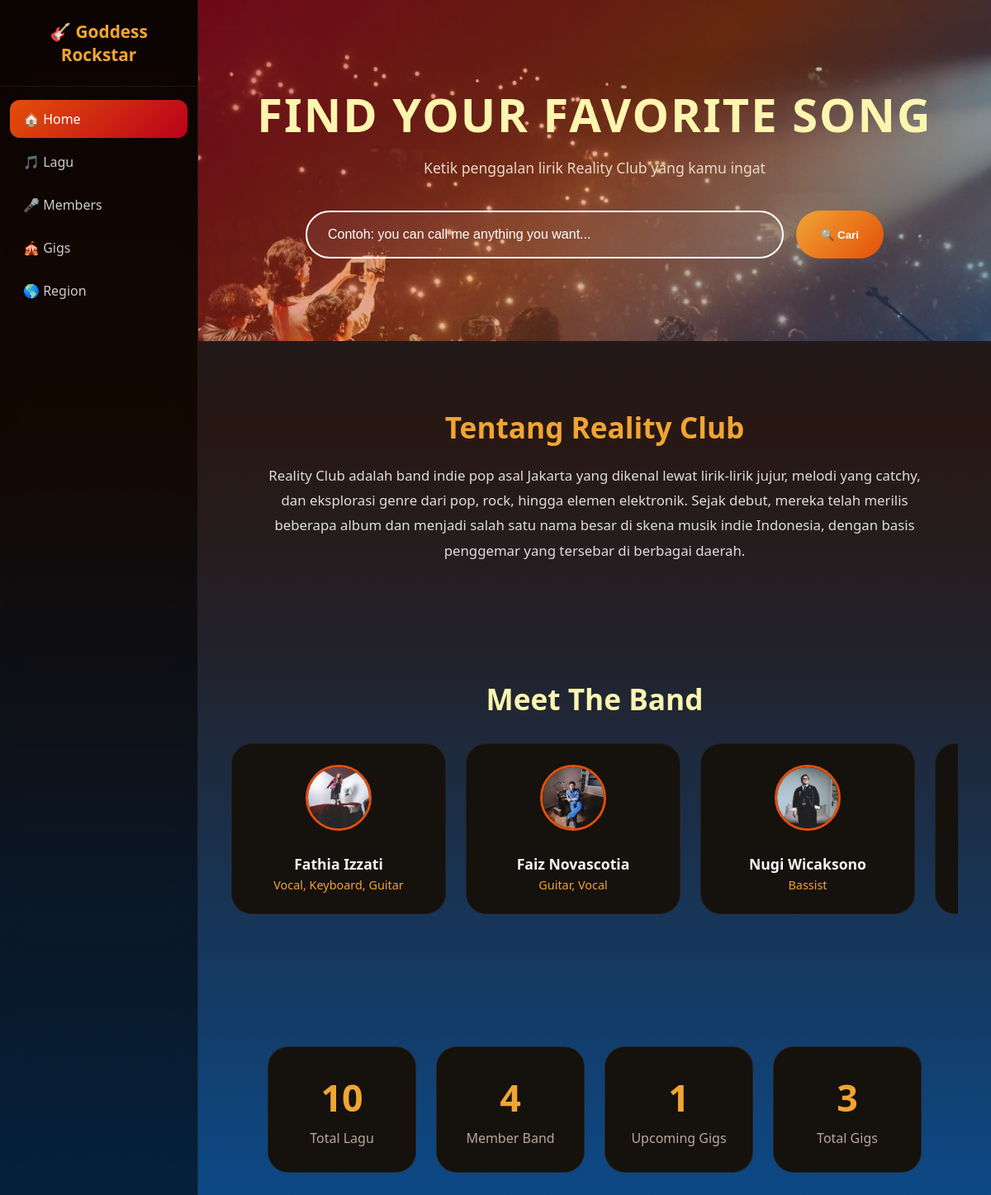
The page / on the database its author committed.
### tables this page shows
CREATE TABLE `members` (
  `id_member` int(11) NOT NULL,
  `nama` varchar(100) NOT NULL,
  `role` varchar(50) NOT NULL,
  `bio` text DEFAULT NULL,
  `foto_url` varchar(255) DEFAULT NULL
);

### index.php (the view, shortened to what this page needs)
<?php include 'koneksi.php'; ?>
<!DOCTYPE html>
<html lang="id">
<head>
    <link rel="stylesheet" href="style.css">
</head>
<body>
<div class="layout">
    <aside class="sidebar">
        <div class="sidebar-brand">🎸 Goddess<br>Rockstar</div>
        <nav class="sidebar-nav">
            <a href="index.php" class="active">🏠 Home</a>
            <a href="lagu.php">🎵 Lagu</a>
            <a href="members.php">🎤 Members</a>
            <a href="gigs.php">🎪 Gigs</a>
            <a href="region.php">🌎 Region</a>
        </nav>
    </aside>
    <main class="main-content">
        <div class="hero">
            <h1>Find Your Favorite Song</h1>
            <p>Ketik penggalan lirik Reality Club yang kamu ingat</p>
            <form method="GET" action="lagu.php" class="search-form">
                <input type="text" name="keyword" placeholder="Contoh: you can call me anything you want...">
                <button type="submit">🔍 Cari</button>
            </form>
        </div>
        <div class="about-band">
            <h2>Tentang Reality Club</h2>
            <p>
                Reality Club adalah band indie pop asal Jakarta yang dikenal lewat lirik-lirik jujur,
                melodi yang catchy, dan eksplorasi genre dari pop, rock, hingga elemen elektronik.
                Sejak debut, mereka telah merilis beberapa album dan menjadi salah satu nama besar
                di skena musik indie Indonesia, dengan basis penggemar yang tersebar di berbagai daerah.
            </p>
        </div>
        <div class="showcase">
    <h2>Meet The Band</h2>
    <div class="showcase-scroll">
        <?php
            $members = mysqli_fetch_all(mysqli_query($conn, "SELECT * FROM members"), MYSQLI_ASSOC);
            foreach ($members as $m):
        ?>
        <div class="showcase-card">
            <div class="showcase-avatar">
                <?php if (!empty($m['foto_url'])): ?>
                    <img src="<?= htmlspecialchars($m['foto_url']) ?>" alt="<?= htmlspecialchars($m['nama']) ?>">
                <?php else: ?>
                    🎵
                <?php endif; ?>
            </div>
            <div class="showcase-name"><?= htmlspecialchars($m['nama']) ?></div>
            <div class="showcase-role"><?= htmlspecialchars($m['role']) ?></div>
        </div>
        <?php endforeach; ?>
    </div>
</div>
        <?php
            $total_lagu    = mysqli_fetch_row(mysqli_query($conn, "SELECT COUNT(*) FROM lagu"))[0];
            $total_member  = mysqli_fetch_row(mysqli_query($conn, "SELECT COUNT(*) FROM members"))[0];
            $total_gigs    = mysqli_fetch_row(mysqli_query($conn, "SELECT COUNT(*) FROM gigs"))[0];
            $upcoming_gigs = mysqli_fetch_row(mysqli_query($conn, "SELECT COUNT(*) FROM gigs WHERE status='upcoming'"))[0];
        ?>
        <div class="stats">
            <div class="stat-card">
                <div class="stat-number"><?= $total_lagu ?></div>
                <div class="stat-label">Total Lagu</div>
            </div>
            <div class="stat-card">
                <div class="stat-number"><?= $total_member ?></div>
                <div class="stat-label">Member Band</div>
            </div>
            <div class="stat-card">
                <div class="stat-number"><?= $upcoming_gigs ?></div>
                <div class="stat-label">Upcoming Gigs</div>
            </div>
            <div class="stat-card">
                <div class="stat-number"><?= $total_gigs ?></div>
                <div class="stat-label">Total Gigs</div>
            </div>
        </div>
    </main>
</div>
</body>
</html>

### style.css (style rules this page uses)
:root { --cream:#FCF5AF; --yellow:#F0A533; --orange:#E44F0A; --red:#BA011A; --blue:#0B4B8B; --black:#000000; --card:#15110d; --card2:#1d1712; --text:#f5f5f5; --muted:#b8a99a; --sidebar-w:240px; }
* { margin:0; padding:0; box-sizing:border-box; }
html { scroll-behavior:smooth; }
body { font-family:'Segoe UI',sans-serif; color:var(--text); min-height:100vh; overflow-x:hidden; background: linear-gradient(180deg, #1a0a05 0%, #2b1206 35%, #0B4B8B 100%); }
.layout { display:flex; min-height:100vh; }
.sidebar { width:var(--sidebar-w); flex-shrink:0; background:rgba(0,0,0,.55); backdrop-filter:blur(12px); border-right:1px solid rgba(255,255,255,.08); padding:24px 0; position:fixed; top:0; left:0; bottom:0; display:flex; flex-direction:column; }
.sidebar-brand { font-size:1.3rem; font-weight:800; color:var(--yellow); text-align:center; padding:0 16px 24px; border-bottom:1px solid rgba(255,255,255,.08); margin-bottom:16px; }
.sidebar-nav { display:flex; flex-direction:column; gap:6px; padding:0 12px; }
.sidebar-nav a { color:#ccc; text-decoration:none; padding:12px 16px; border-radius:12px; font-weight:500; transition:.25s; }
.sidebar-nav a.active { background:linear-gradient(135deg, var(--orange), var(--red)); color:#fff; }
.main-content { margin-left:var(--sidebar-w); width:100%; }
.hero { padding:100px 40px; text-align:center; position:relative; background-image: linear-gradient( 135deg, rgba(186,1,26,.55), rgba(228,79,10,.4), rgba(11,75,139,.55) ), url('image/group/reality_club_band.jpg'); background-size: cover; background-repeat: no-repeat; background-position-x: 10%; background-position-y: center; }
.hero h1 { font-size:3.5rem; font-weight:900; color:var(--cream); margin-bottom:15px; text-transform:uppercase; letter-spacing:2px; }
.hero p { color:#e9d9c8; font-size:1.1rem; margin-bottom:40px; }
.search-form { max-width:700px; margin:auto; display:flex; gap:15px; }
.search-form input { flex:1; background:rgba(255,255,255,.06); border:2px solid rgb(255, 255, 255); border-radius:999px; padding:18px 25px; color:rgb(255, 255, 255); font-size:1rem; transition:.3s; }
.search-form button { border:none; border-radius:999px; padding:0 30px; background:linear-gradient(135deg, var(--yellow), var(--orange)); color:rgb(255, 255, 255); font-weight:bold; cursor:pointer; transition:.3s; }
.search-form input::placeholder { color: #ffffff; opacity: 1; }
.about-band { padding:80px 40px; background:linear-gradient(180deg, rgba(11,75,139,.15), transparent); text-align:center; }
.about-band h2 { font-size:2.2rem; color:var(--yellow); margin-bottom:20px; }
.about-band p { max-width:800px; margin:0 auto; color:#ddd; line-height:1.8; font-size:1.05rem; }
.showcase { padding:60px 40px 80px; }
.showcase h2 { font-size:2.2rem; color:var(--cream); margin-bottom:30px; text-align:center; }
.showcase-scroll { display:flex; gap:24px; overflow-x:auto; padding-bottom:20px; scroll-snap-type:x mandatory; }
.showcase-card { flex:0 0 260px; scroll-snap-align:start; background:var(--card); border-radius:25px; padding:25px; text-align:center; border:1px solid rgba(255,255,255,.06); transition:.35s; }
.showcase-avatar { font-size:3.5rem; margin-bottom:12px; }
.showcase-name { font-weight:700; font-size:1.1rem; }
.showcase-role { color:var(--yellow); font-size:.9rem; margin-top:4px; }
.stats { display:flex; justify-content:center; flex-wrap:wrap; gap:24px; padding:60px 40px; }
.stat-card { min-width:180px; background:var(--card); border:1px solid rgba(255,255,255,.08); border-radius:25px; padding:30px; text-align:center; transition:.3s; }
.stat-number { font-size:2.8rem; font-weight:800; color:var(--yellow); }
.stat-label { color:var(--muted); margin-top:8px; }
.member-avatar img, .showcase-avatar img { width:80px; height:80px; border-radius:50%; object-fit:cover; border:3px solid var(--orange); }

### rows shown on the page
members: shows a picture, nama "Fathia Izzati", role "Vocal, Keyboard, Guitar"
members: shows a picture, nama "Faiz Novascotia", role "Guitar, Vocal"
members: shows a picture, nama "Nugi Wicaksono", role "Bassist"

### other values the page prints
$total_lagu "10"
$total_member "4"
$upcoming_gigs "1"
$total_gigs "3"
